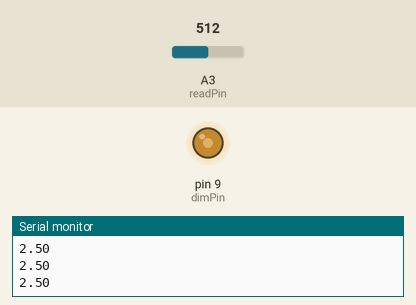
Simulated run of this sketch. Board: Arduino Uno, built with avr-gcc and run on an emulated ATmega328P. Parts: output pins drawn as LEDs (lit = HIGH), the last lines printed to the serial monitor. The inputs (shaded band) are chosen by the test bench; at power-on: A3 (readPin) = 512.

Above: at 1.2 s.
1.3 s: A3 (readPin) set to 716
At 2.5 s:
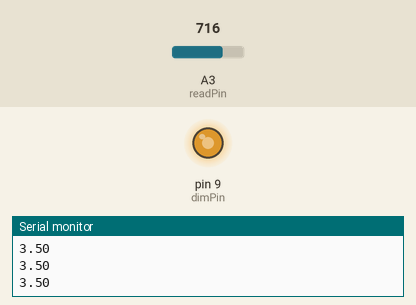
2.8 s: A3 (readPin) set to 900
At 3.7 s:
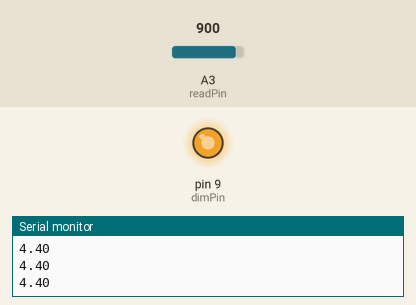
4.3 s: A3 (readPin) set to 122
At 4.8 s:
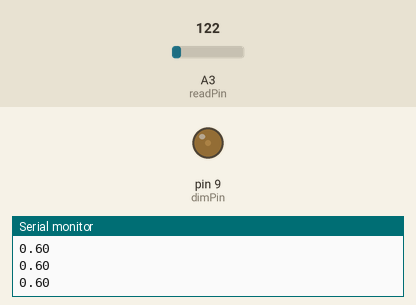
5.8 s: A3 (readPin) set to 0
At 6.1 s:
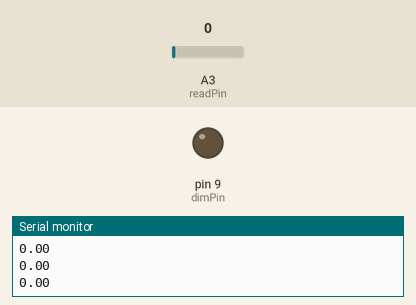
7.3 s: A3 (readPin) set to 511
At 8.3 s:
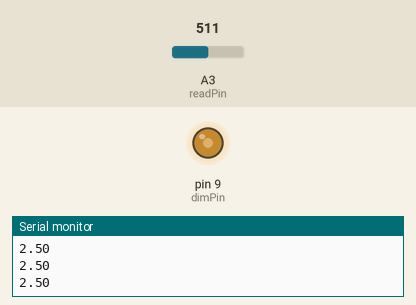
Timing chart, 0 to 9.8 s (numbered marks = the images above; inputs shaded):
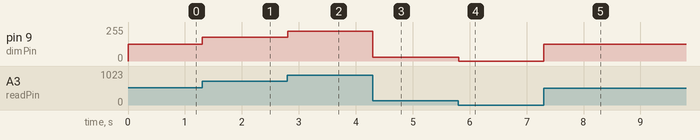

The sketch:

Dimmable_LED_Project.ino
```cpp
int readPin = A3;
int dimPin = 9;
float V2 = 0;
int delayTime = 250;

void setup() {
  // put your setup code here, to run once:
  pinMode(readPin, INPUT);
  pinMode(dimPin, OUTPUT);
  Serial.begin(9600);
}

void loop() {
  // put your main code here, to run repeatedly:
  int readVal = analogRead(readPin);
  float LEDVal = (255./1023.)*readVal;
//  float ratio = (float) readVal/1023;
  V2 = readVal/1023. * 5.;
//  float LEDbrightness = (float) ratio * 255;

  analogWrite(dimPin, LEDVal);

  Serial.println(V2);
  //delay(delayTime);
}
```

Measured:
- after the input at 1.3 s, pin 9 (dimPin): 127/255 → 178/255 at once
- after the input at 2.8 s, pin 9 (dimPin): 178/255 → 224/255 at once
- after the input at 4.3 s, pin 9 (dimPin): 224/255 → 30/255 at once
- after the input at 5.8 s, pin 9 (dimPin): 30/255 → 0/255 at once
- after the input at 7.3 s, pin 9 (dimPin): 0/255 → 127/255 at once
